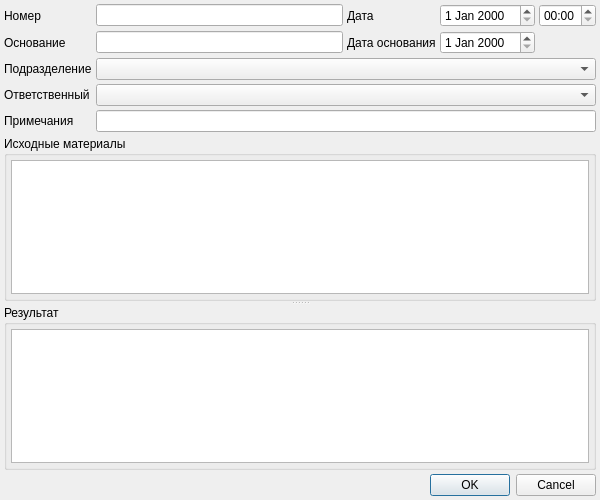
<?xml version="1.0" encoding="UTF-8"?>
<ui version="4.0">
 <class>ProductionDialog</class>
 <widget class="QDialog" name="ProductionDialog">
  <property name="geometry">
   <rect>
    <x>0</x>
    <y>0</y>
    <width>600</width>
    <height>500</height>
   </rect>
  </property>
  <property name="windowTitle">
   <string>Производство ЛСиИМН</string>
  </property>
  <layout class="QGridLayout" name="gridLayout">
   <property name="margin">
    <number>4</number>
   </property>
   <property name="spacing">
    <number>4</number>
   </property>
   <item row="0" column="3">
    <widget class="QLabel" name="lblDate">
     <property name="sizePolicy">
      <sizepolicy hsizetype="Maximum" vsizetype="Preferred">
       <horstretch>0</horstretch>
       <verstretch>0</verstretch>
      </sizepolicy>
     </property>
     <property name="text">
      <string>Дата</string>
     </property>
     <property name="buddy">
      <cstring>edtDate</cstring>
     </property>
    </widget>
   </item>
   <item row="0" column="4">
    <widget class="CDateEdit" name="edtDate">
     <property name="sizePolicy">
      <sizepolicy hsizetype="Maximum" vsizetype="Fixed">
       <horstretch>0</horstretch>
       <verstretch>0</verstretch>
      </sizepolicy>
     </property>
    </widget>
   </item>
   <item row="0" column="5">
    <widget class="CTimeEdit" name="edtTime">
     <property name="sizePolicy">
      <sizepolicy hsizetype="Maximum" vsizetype="Fixed">
       <horstretch>0</horstretch>
       <verstretch>0</verstretch>
      </sizepolicy>
     </property>
     <property name="displayFormat">
      <string>HH:mm</string>
     </property>
    </widget>
   </item>
   <item row="1" column="3">
    <widget class="QLabel" name="lblReasonDate">
     <property name="sizePolicy">
      <sizepolicy hsizetype="Maximum" vsizetype="Preferred">
       <horstretch>0</horstretch>
       <verstretch>0</verstretch>
      </sizepolicy>
     </property>
     <property name="text">
      <string>Дата основания</string>
     </property>
     <property name="buddy">
      <cstring>edtReasonDate</cstring>
     </property>
    </widget>
   </item>
   <item row="1" column="4">
    <widget class="CDateEdit" name="edtReasonDate">
     <property name="sizePolicy">
      <sizepolicy hsizetype="Maximum" vsizetype="Fixed">
       <horstretch>0</horstretch>
       <verstretch>0</verstretch>
      </sizepolicy>
     </property>
    </widget>
   </item>
   <item row="2" column="0">
    <widget class="QLabel" name="lblSupplier">
     <property name="sizePolicy">
      <sizepolicy hsizetype="Maximum" vsizetype="Preferred">
       <horstretch>0</horstretch>
       <verstretch>0</verstretch>
      </sizepolicy>
     </property>
     <property name="text">
      <string>Подразделение</string>
     </property>
     <property name="buddy">
      <cstring>cmbSupplier</cstring>
     </property>
    </widget>
   </item>
   <item row="3" column="0">
    <widget class="QLabel" name="lblSupplierPerson">
     <property name="text">
      <string>Ответственный</string>
     </property>
     <property name="buddy">
      <cstring>cmbSupplierPerson</cstring>
     </property>
    </widget>
   </item>
   <item row="3" column="1" colspan="5">
    <widget class="CPersonComboBoxEx" name="cmbSupplierPerson">
     <property name="sizePolicy">
      <sizepolicy hsizetype="Expanding" vsizetype="Fixed">
       <horstretch>0</horstretch>
       <verstretch>0</verstretch>
      </sizepolicy>
     </property>
    </widget>
   </item>
   <item row="4" column="0">
    <widget class="QLabel" name="lblNote">
     <property name="text">
      <string>Примечания</string>
     </property>
     <property name="buddy">
      <cstring>edtNote</cstring>
     </property>
    </widget>
   </item>
   <item row="4" column="1" colspan="5">
    <widget class="QLineEdit" name="edtNote"/>
   </item>
   <item row="5" column="0" colspan="6">
    <widget class="QSplitter" name="splitter">
     <property name="orientation">
      <enum>Qt::Vertical</enum>
     </property>
     <property name="childrenCollapsible">
      <bool>false</bool>
     </property>
     <widget class="QGroupBox" name="groupBoxIn">
      <property name="title">
       <string>Исходные материалы</string>
      </property>
      <layout class="QVBoxLayout" name="verticalLayout_2">
       <property name="spacing">
        <number>4</number>
       </property>
       <property name="margin">
        <number>4</number>
       </property>
       <item>
        <widget class="CInDocTableView" name="tblInItems">
         <property name="sizePolicy">
          <sizepolicy hsizetype="Preferred" vsizetype="Expanding">
           <horstretch>0</horstretch>
           <verstretch>0</verstretch>
          </sizepolicy>
         </property>
        </widget>
       </item>
      </layout>
     </widget>
     <widget class="QGroupBox" name="groupBoxOut">
      <property name="title">
       <string>Результат </string>
      </property>
      <layout class="QVBoxLayout" name="verticalLayout">
       <property name="spacing">
        <number>4</number>
       </property>
       <property name="margin">
        <number>4</number>
       </property>
       <item>
        <widget class="CInDocTableView" name="tblOutItems">
         <property name="sizePolicy">
          <sizepolicy hsizetype="Preferred" vsizetype="Expanding">
           <horstretch>0</horstretch>
           <verstretch>0</verstretch>
          </sizepolicy>
         </property>
        </widget>
       </item>
      </layout>
     </widget>
    </widget>
   </item>
   <item row="6" column="0" colspan="6">
    <widget class="QDialogButtonBox" name="buttonBox">
     <property name="orientation">
      <enum>Qt::Horizontal</enum>
     </property>
     <property name="standardButtons">
      <set>QDialogButtonBox::Cancel|QDialogButtonBox::Ok</set>
     </property>
    </widget>
   </item>
   <item row="2" column="1" colspan="5">
    <widget class="CStorageComboBox" name="cmbSupplier">
     <property name="sizePolicy">
      <sizepolicy hsizetype="Expanding" vsizetype="Fixed">
       <horstretch>0</horstretch>
       <verstretch>0</verstretch>
      </sizepolicy>
     </property>
    </widget>
   </item>
   <item row="1" column="0">
    <widget class="QLabel" name="lblReason">
     <property name="text">
      <string>Основание</string>
     </property>
     <property name="buddy">
      <cstring>edtReason</cstring>
     </property>
    </widget>
   </item>
   <item row="0" column="0">
    <widget class="QLabel" name="lblNumber">
     <property name="text">
      <string>Номер</string>
     </property>
     <property name="buddy">
      <cstring>edtNumber</cstring>
     </property>
    </widget>
   </item>
   <item row="0" column="1" colspan="2">
    <widget class="QLineEdit" name="edtNumber"/>
   </item>
   <item row="1" column="1" colspan="2">
    <widget class="QLineEdit" name="edtReason"/>
   </item>
  </layout>
 </widget>
 <customwidgets>
  <customwidget>
   <class>CDateEdit</class>
   <extends>QDateEdit</extends>
   <header>library/DateEdit</header>
  </customwidget>
  <customwidget>
   <class>CInDocTableView</class>
   <extends>QTableView</extends>
   <header>library/InDocTable.h</header>
  </customwidget>
  <customwidget>
   <class>CPersonComboBoxEx</class>
   <extends>QComboBox</extends>
   <header>Orgs/PersonComboBoxEx.h</header>
  </customwidget>
  <customwidget>
   <class>CStorageComboBox</class>
   <extends>QComboBox</extends>
   <header>Orgs/OrgStructComboBoxes.h</header>
  </customwidget>
  <customwidget>
   <class>CTimeEdit</class>
   <extends>QTimeEdit</extends>
   <header>library/TimeEdit.h</header>
  </customwidget>
 </customwidgets>
 <tabstops>
  <tabstop>edtNumber</tabstop>
  <tabstop>edtDate</tabstop>
  <tabstop>edtTime</tabstop>
  <tabstop>edtReason</tabstop>
  <tabstop>edtReasonDate</tabstop>
  <tabstop>cmbSupplier</tabstop>
  <tabstop>cmbSupplierPerson</tabstop>
  <tabstop>edtNote</tabstop>
  <tabstop>tblInItems</tabstop>
  <tabstop>tblOutItems</tabstop>
  <tabstop>buttonBox</tabstop>
 </tabstops>
 <resources/>
 <connections>
  <connection>
   <sender>buttonBox</sender>
   <signal>accepted()</signal>
   <receiver>ProductionDialog</receiver>
   <slot>accept()</slot>
   <hints>
    <hint type="sourcelabel">
     <x>252</x>
     <y>447</y>
    </hint>
    <hint type="destinationlabel">
     <x>157</x>
     <y>274</y>
    </hint>
   </hints>
  </connection>
  <connection>
   <sender>buttonBox</sender>
   <signal>rejected()</signal>
   <receiver>ProductionDialog</receiver>
   <slot>reject()</slot>
   <hints>
    <hint type="sourcelabel">
     <x>320</x>
     <y>447</y>
    </hint>
    <hint type="destinationlabel">
     <x>286</x>
     <y>274</y>
    </hint>
   </hints>
  </connection>
 </connections>
</ui>
